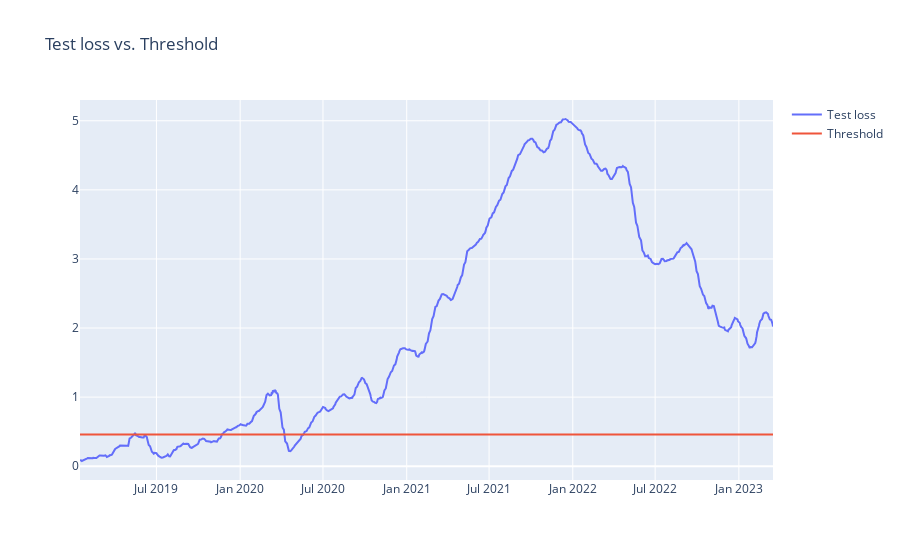

Here is the notebook cell this chart was saved with:
### Code cell
fig = go.Figure()
fig.add_trace(go.Scatter(x=anomaly_df['Date'], y=anomaly_df['loss'], name='Test loss'))
fig.add_trace(go.Scatter(x=anomaly_df['Date'], y=anomaly_df['threshold'], name='Threshold'))
fig.update_layout(showlegend=True, title='Test loss vs. Threshold')
fig.show()

### Figure 1 — Plotly figure (JSON) as saved in the notebook; plotly's stock layout.template omitted (floating-point values rounded to 4 significant figures; data arrays with more than 128 entries replaced by an {"elided": "..."} marker saying what was removed)
{"data": [{"name": "Test loss", "type": "scatter", "x": {"elided": "1052 str values"}, "y": {"elided": "1052 float values"}}, {"name": "Threshold", "type": "scatter", "x": {"elided": "1052 str values"}, "y": {"elided": "1052 float values"}}], "layout": {"autosize": true, "showlegend": true, "title": {"text": "Test loss vs. Threshold"}, "xaxis": {"autorange": true, "range": ["2019-01-14", "2023-03-17"], "type": "date"}, "yaxis": {"autorange": true, "range": [-0.1996, 5.301], "type": "linear"}}}
